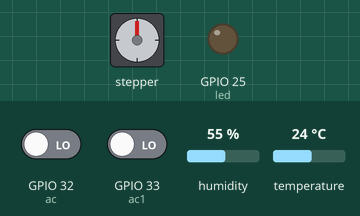
The sketch below on a simulated ESP32. On the bench: stepper motor, output pins drawn as LEDs (lit = HIGH). Inputs (shaded band) come from the test bench; at power-on: GPIO 33 (ac1) LOW, GPIO 32 (ac) LOW, temperature 24 °C, humidity 55 %. WiFi joins after 1.5 s; servers stay silent unless stated; stepper angles assume 2048 steps per turn; what the sketch prints to the serial monitor is not drawn.

Above: at 3.0 s.
3.1 s: GPIO 33 (ac1) driven HIGH
At 3.72 s:
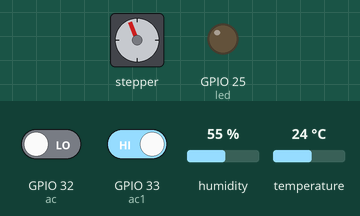
6.6 s: GPIO 32 (ac) driven HIGH
At 6.88 s:
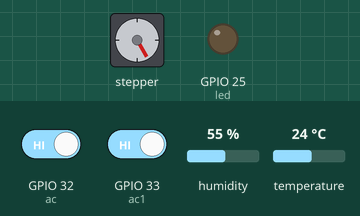
10.1 s: temperature set to 28 °C
16.1 s: temperature set to 31 °C
At 17.67 s:
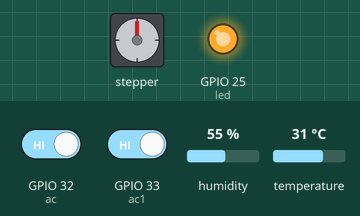
19.9 s: temperature set to 12 °C
At 20.2 s:
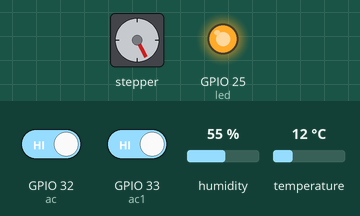
Timing chart, 0 to 24.4 s (numbered marks = the images above; inputs shaded):
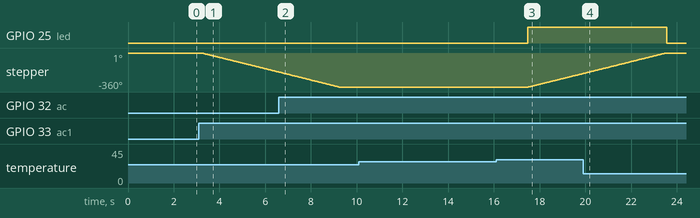

The sketch:

code.ino
```cpp
#define BLYNK_PRINT Serial
#include <WiFi.h>
#include <WiFiClient.h>
#include <BlynkSimpleEsp32.h>
#include "DHT.h"
#include <Stepper.h>

const int stepsPerRevolution = 2048; // độ phân giải
Stepper myStepper(stepsPerRevolution, 27, 12, 14, 13);


char auth[] = "t6Ybrt5il-Ib93nccl8-hmt0WKBJCmYT";
char ssid[] = "Tien Dat 3";
char pass[] = "06082000";

int led = 25;
int ac = 32;
int ac1 = 33;
int val = 0;
int cungchieu = 0;
#define DHTTYPE DHT11
#define DHTPIN 26
DHT dht(DHTPIN, DHTTYPE);
BlynkTimer timer;

void sendSensor()
{
  float h = dht.readHumidity();
  float t = dht.readTemperature();

  if (isnan(h) || isnan(t)) {
    Serial.println("không đọc được dữ liệu từ DHT11");
    return;
  }

  Blynk.virtualWrite(V5, t);
  Blynk.virtualWrite(V6, h);
}


void setup()
{

  pinMode(led,OUTPUT);
  pinMode(ac1,INPUT);
  pinMode(ac ,INPUT);

  Serial.begin(9600);
  dht.begin();
  timer.setInterval(1000L, sendSensor);
  Blynk.begin(auth, ssid, pass);

  myStepper.setSpeed(10);

}


void loop(){
  Blynk.run();
  timer.run();
  float h = dht.readHumidity();
  float t = dht.readTemperature();

  val = digitalRead(ac);
  cungchieu = digitalRead(ac1);
  Serial.print("val = ");
  Serial.println(val);
  Serial.print("cungchieu = ");
  Serial.println(cungchieu);
  Serial.print(F("Độ ẩm là: "));
  Serial.print(h);
  Serial.print(F("% || Nhiệt độ là: "));
  Serial.print(t);
  Serial.println(F("^C"));

  if (cungchieu == 1 && val == 0)
  {
    Serial.println("CUNG CHIEU KIM DONG HO");
    myStepper.step(-stepsPerRevolution);
  }

  if (val == 1){
    if (t >= 30 && t <= 35 )
    {
      digitalWrite(led,HIGH);
      Serial.println("NGUOC CHIEU KIM DONG HO");
      myStepper.step(stepsPerRevolution);}
    else
    {
      digitalWrite(led,LOW);
    }}
}
```

Measured:
- the behaviour switches between 29 and 30 °C on temperature (found by bisection; images 2 and 3)
- after the input at 3.1 s, stepper: keeps turning counter-clockwise at about 60°/s, starting after 0.15 s
- after the input at 6.6 s, stepper: goes on until 9.2 s, then stays -360°
- after the input at 10.1 s, every drawn part: stays the same
- after the input at 16.1 s, GPIO 25 (led): LOW → HIGH after 1.4 s; stepper: keeps turning clockwise at about 60°/s, starting after 1.4 s
- after the input at 19.9 s, GPIO 25 (led): HIGH → LOW after 3.6 s; stepper: goes on until 23.5 s, then stays 0°
